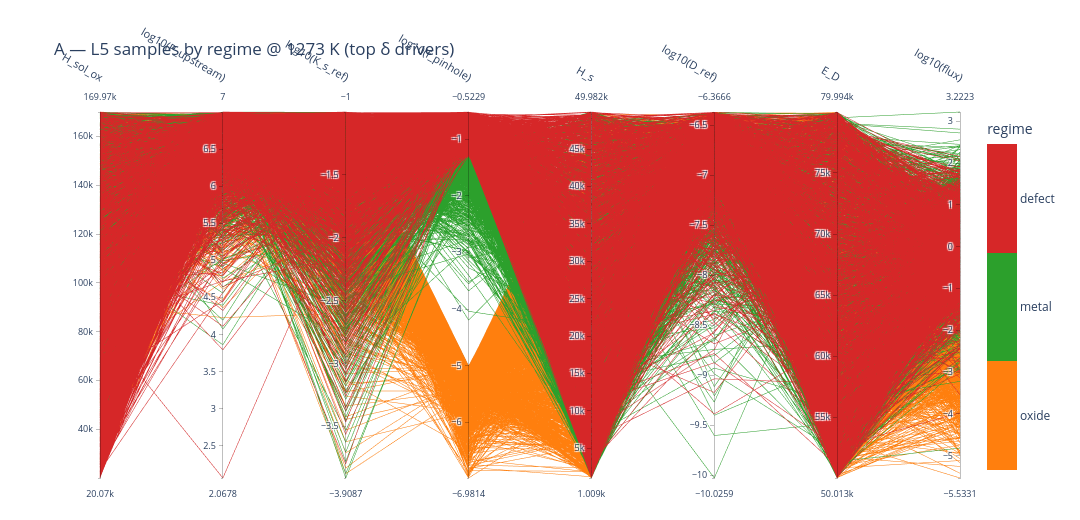

Notebook cell for this chart:
### Markdown cell above
## A — samples coloured by regime

Axes = union of each regime's top-5 δ drivers of flux (+ `log10(flux)`). Each line is one
model run; colour = regime. Brush an axis (e.g. pull `log10(f_pinhole)` to its high end) to
see which regime/flux lines survive.

### Code cell
drivers = []
for r in REGIMES:
    for p in top_drivers(routeB_T, r, 'flux', k=5):
        if p not in drivers:
            drivers.append(p)
dimsA = drivers + ['flux']

figA = parallel_coordinates_samples(
    master_T, dimsA, color_by='regime', log_dims=logsub(dimsA),
    title=f'A — L5 samples by regime @ {T_SHOW} K (top δ drivers)',
    save_html=os.path.join(FIG_DIR, 'pcp_A_regime.html'))
print("A axes:", dimsA)
figA

### Figure 1 — Plotly figure (JSON) as saved in the notebook; plotly's stock layout.template omitted (floating-point values rounded to 4 significant figures; data arrays with more than 128 entries replaced by an {"elided": "..."} marker saying what was removed)
{"data": [{"dimensions": [{"label": "H_sol_ox", "values": {"elided": "5145 float values"}}, {"label": "log10(P_upstream)", "values": {"elided": "5145 float values"}}, {"label": "log10(K_s_ref)", "values": {"elided": "5145 float values"}}, {"label": "log10(f_pinhole)", "values": {"elided": "5145 float values"}}, {"label": "H_s", "values": {"elided": "5145 float values"}}, {"label": "log10(D_ref)", "values": {"elided": "5145 float values"}}, {"label": "E_D", "values": {"elided": "5145 float values"}}, {"label": "log10(flux)", "values": {"elided": "5145 float values"}}], "labelangle": 30, "labelfont": {"size": 11}, "labelside": "top", "line": {"cmax": 2.5, "cmin": -0.5, "color": {"elided": "5145 float values"}, "colorbar": {"ticktext": ["oxide", "metal", "defect"], "tickvals": [0, 1, 2], "title": {"text": "regime"}}, "colorscale": [[0.0, "#ff7f0e"], [0.3333, "#ff7f0e"], [0.3333, "#2ca02c"], [0.6667, "#2ca02c"], [0.6667, "#d62728"], [1.0, "#d62728"]], "showscale": true}, "rangefont": {"size": 9}, "tickfont": {"size": 9}, "type": "parcoords"}], "layout": {"font": {"size": 12}, "height": 520, "margin": {"b": 40, "l": 100, "r": 120, "t": 110}, "title": {"text": "A — L5 samples by regime @ 1273 K (top δ drivers)"}, "width": 1080}}
